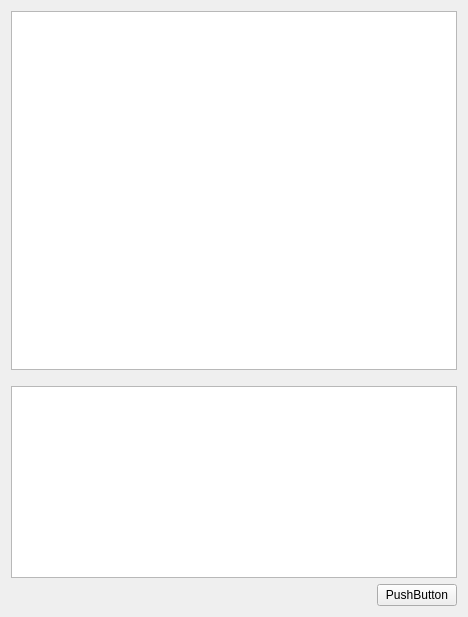
<?xml version="1.0" encoding="UTF-8"?>
<ui version="4.0">
 <class>CommentPanel</class>
 <widget class="QWidget" name="CommentPanel">
  <property name="geometry">
   <rect>
    <x>0</x>
    <y>0</y>
    <width>468</width>
    <height>617</height>
   </rect>
  </property>
  <property name="windowTitle">
   <string>Form</string>
  </property>
  <layout class="QVBoxLayout" name="verticalLayout">
   <item>
    <widget class="QListWidget" name="listComments"/>
   </item>
   <item>
    <layout class="QVBoxLayout" name="verticalLayout_2">
     <property name="topMargin">
      <number>10</number>
     </property>
     <item>
      <widget class="QTextEdit" name="EditComment">
       <property name="sizePolicy">
        <sizepolicy hsizetype="Expanding" vsizetype="Minimum">
         <horstretch>0</horstretch>
         <verstretch>0</verstretch>
        </sizepolicy>
       </property>
      </widget>
     </item>
     <item>
      <layout class="QHBoxLayout" name="horizontalLayout">
       <property name="bottomMargin">
        <number>0</number>
       </property>
       <item>
        <spacer name="horizontalSpacer">
         <property name="orientation">
          <enum>Qt::Orientation::Horizontal</enum>
         </property>
         <property name="sizeHint" stdset="0">
          <size>
           <width>40</width>
           <height>20</height>
          </size>
         </property>
        </spacer>
       </item>
       <item>
        <widget class="QPushButton" name="btnAdd">
         <property name="sizePolicy">
          <sizepolicy hsizetype="Minimum" vsizetype="Minimum">
           <horstretch>0</horstretch>
           <verstretch>0</verstretch>
          </sizepolicy>
         </property>
         <property name="text">
          <string>PushButton</string>
         </property>
        </widget>
       </item>
      </layout>
     </item>
    </layout>
   </item>
  </layout>
 </widget>
 <resources/>
 <connections/>
</ui>
